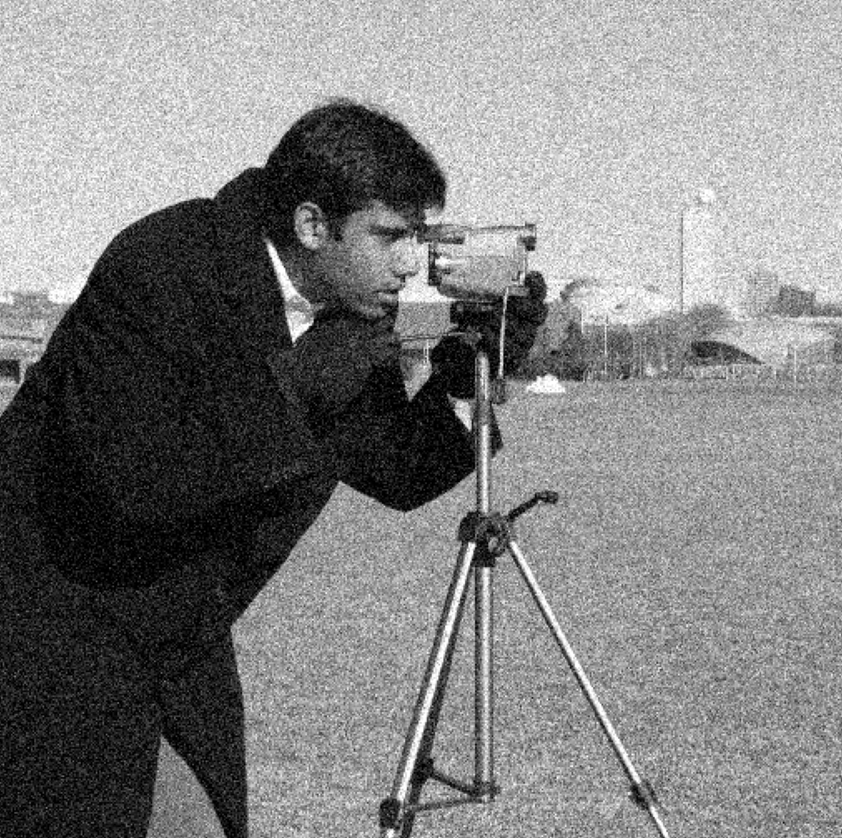
#> input picture LAB_07/small_noise.png, 842 x 838 px, shrunk from 1045 x 1039 before the run
$ jupyter execute 'DIP 7th Lecture.ipynb'
#> lines starting #> are read from the running program, lines starting #| are printed output that depends on the picture
# Lecture 7: Digital Image Processing

#### Neighbourhood Operations

### Objectives

- To understand the concept of neighbourhood operations
- To understand the concept of averaging filter

---

### Importing the required libraries

[cell 1]
import numpy as np
import cv2
import matplotlib.pyplot as plt
import math

### Reading the Image

Reading the image using the imread() function of the cv2 library and storing it in the variable image. Convert the image to grayscale using the cvtColor() function of the cv2 library.

[cell 2]
small_noise_img = cv2.imread("small_noise.png")
#> small_noise_img is the input picture: shape (838, 842, 3); min 0, max 255, mean 128.9
small_noise_img = cv2.cvtColor(small_noise_img, cv2.COLOR_BGR2GRAY)
#> small_noise_img: shape (838, 842)

big_noise_big = cv2.imread("big_noise.png")
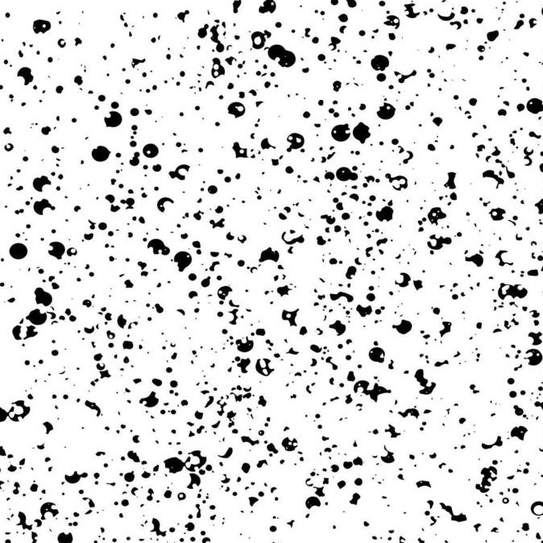
#> input picture LAB_07/big_noise.png, 543 x 543 px, shrunk from 674 x 674 before the run
#> big_noise_big is the input picture: shape (543, 543, 3); min 0, max 255, mean 225.8
big_noise_big = cv2.cvtColor(big_noise_big, cv2.COLOR_BGR2GRAY)
#> big_noise_big: shape (543, 543)

plt.figure(figsize=(12, 10))

# Plot the image with small noise
plt.subplot(1, 2, 1)
plt.imshow(cv2.cvtColor(small_noise_img, cv2.COLOR_BGR2RGB))  # Convert BGR to RGB for proper display
plt.title("Image with small noise")
plt.axis("off")

# Plot the image with big noise
plt.subplot(1, 2, 2)
plt.imshow(big_noise_big, cmap="gray")
plt.title("Image with big noise")
plt.axis("off")

plt.show()
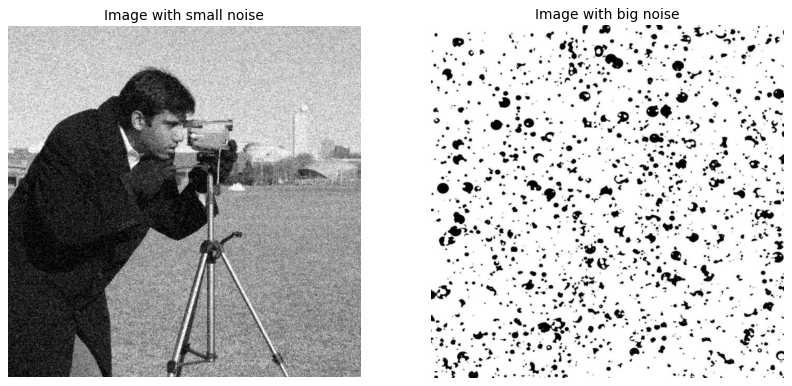
#> figure drawn by matplotlib, 2 panels

### 3 x 3 Averaging Filter

The averaging filter is a simple and frequently used filter for smoothing images. It is a linear filter that replaces the central pixel with the average of the pixels in the surrounding neighbourhood. The averaging filter is also called the low-pass filter because it passes the low-frequency components and attenuates the high-frequency components. The averaging filter is given by the following equation:

$$g(x,y) = \frac{1}{9} \sum_{s=-1}^{1} \sum_{t=-1}^{1} f(x+s,y+t)$$

where, $f(x,y)$ is the input image, $g(x,y)$ is the output image, and $s$ and $t$ are the neighbourhood indices.

Write a function averaging_filter() that takes the image and returns the filtered image.

[cell 3]
def average_filter(image):
    """
    This function will perform average filtering on the image.
    :param image: The image to be filtered.
    :param kernel_size: The size of the kernel.
    :return: The filtered image.
    """
    # Get the image height and width
    height, width = image.shape
#> height = 838; width = 842

    # Create a numpy array to hold the filtered image
    filtered_image = np.zeros_like(image)

    for i in range(1, height - 1):
        for j in range(1, width - 1):
            # Get the 3x3 neighborhood
            neighborhood = image[i - 1 : i + 2, j - 1 : j + 2]

            # Apply the averaging filter and save the value
            filtered_image[i, j] = np.mean(neighborhood)

    return filtered_image

[cell 4]
filter_small_noise = average_filter(small_noise_img)
cv2.imwrite("filtered_small_noise.png", filter_small_noise)

filter_big_noise = average_filter(big_noise_big)
#> after the loop in average_filter (call 2), `for i in range(1, height - 1):`:
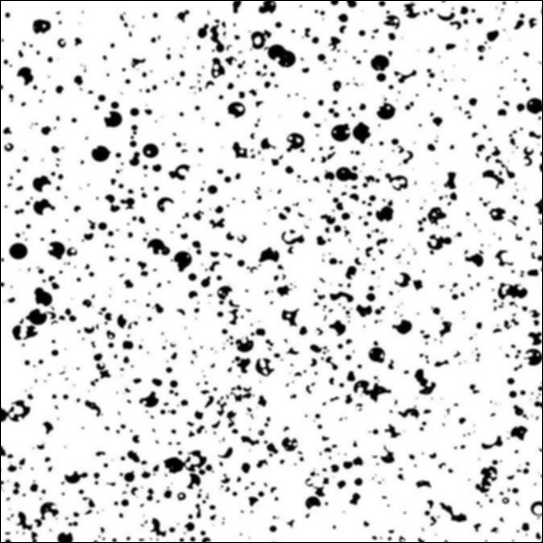
#> filtered_image: shape (543, 543); min 0, max 255, mean 223.7
cv2.imwrite("filtered_big_noise.png", filter_big_noise)

plt.figure(figsize=(12, 10))

# Plot the image with small noise
plt.subplot(2, 2, 1)
plt.imshow(cv2.cvtColor(small_noise_img, cv2.COLOR_BGR2RGB))  # Convert BGR to RGB for proper display
plt.title("Image with small noise")
plt.axis("off")

# Plot the image with big noise
plt.subplot(2, 2, 2)
plt.imshow(big_noise_big, cmap="gray")
plt.title("Image with big noise")
plt.axis("off")


# Plot filtered the image with small noise
plt.subplot(2, 2, 3)
plt.imshow(filter_small_noise, cmap="gray")
plt.title("Average Filtered Image")
plt.axis("off")

# Plot filtered the image with big noise
plt.subplot(2, 2, 4)
plt.imshow(filter_big_noise, cmap="gray")
plt.title("Average Filtered Image")
plt.axis("off")

plt.show()
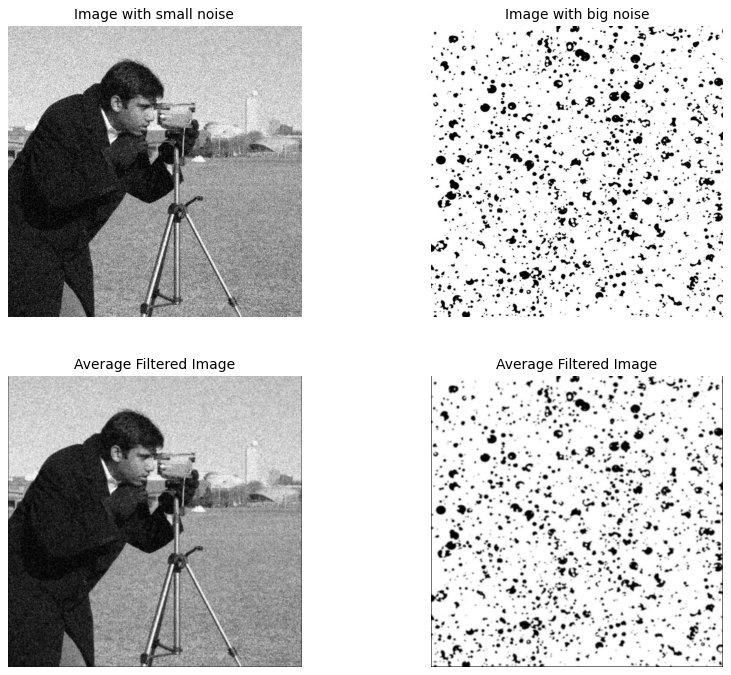
#> figure drawn by matplotlib, 4 panels
